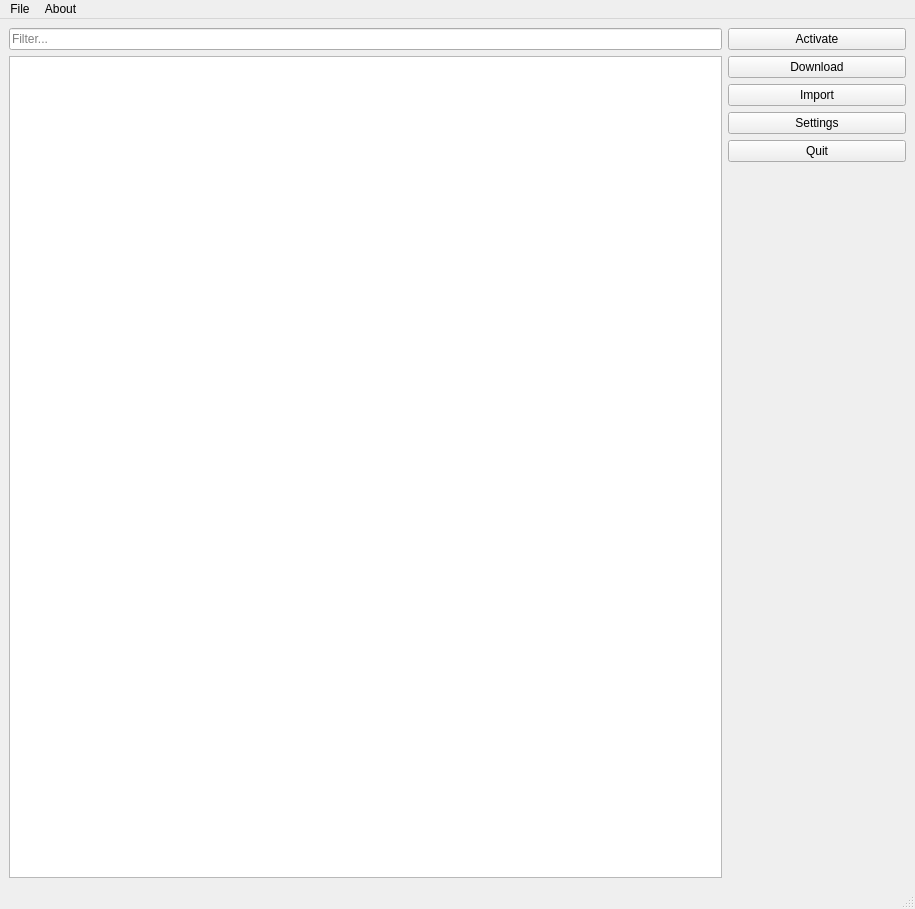
<?xml version="1.0" encoding="UTF-8"?>
<ui version="4.0">
 <class>MainWindow</class>
 <widget class="QMainWindow" name="MainWindow">
  <property name="geometry">
   <rect>
    <x>0</x>
    <y>0</y>
    <width>915</width>
    <height>909</height>
   </rect>
  </property>
  <property name="windowTitle">
   <string>MainWindow</string>
  </property>
  <widget class="QWidget" name="centralwidget">
   <layout class="QHBoxLayout" name="horizontalLayout" stretch="80,20">
    <item>
     <layout class="QVBoxLayout" name="verticalLayout_2">
      <item>
       <widget class="QLineEdit" name="filterModList">
        <property name="placeholderText">
         <string>Filter...</string>
        </property>
       </widget>
      </item>
      <item>
       <widget class="QTableView" name="tableMods">
        <property name="contextMenuPolicy">
         <enum>Qt::ContextMenuPolicy::CustomContextMenu</enum>
        </property>
       </widget>
      </item>
     </layout>
    </item>
    <item>
     <layout class="QVBoxLayout" name="verticalLayout" stretch="0,0,0,0,0">
      <item>
       <widget class="QPushButton" name="buttonActivate">
        <property name="text">
         <string>Activate</string>
        </property>
       </widget>
      </item>
      <item>
       <widget class="QPushButton" name="buttonDownload">
        <property name="text">
         <string>Download</string>
        </property>
       </widget>
      </item>
      <item>
       <widget class="QPushButton" name="buttonImport">
        <property name="text">
         <string>Import</string>
        </property>
       </widget>
      </item>
      <item>
       <widget class="QPushButton" name="buttonSettings">
        <property name="text">
         <string>Settings</string>
        </property>
       </widget>
      </item>
      <item alignment="Qt::AlignmentFlag::AlignTop">
       <widget class="QPushButton" name="buttonQuit">
        <property name="text">
         <string>Quit</string>
        </property>
       </widget>
      </item>
     </layout>
    </item>
   </layout>
  </widget>
  <widget class="QMenuBar" name="menubar">
   <property name="geometry">
    <rect>
     <x>0</x>
     <y>0</y>
     <width>915</width>
     <height>22</height>
    </rect>
   </property>
   <widget class="QMenu" name="menuFile">
    <property name="title">
     <string>File</string>
    </property>
    <addaction name="actionExit"/>
   </widget>
   <widget class="QMenu" name="menuAbout">
    <property name="title">
     <string>About</string>
    </property>
   </widget>
   <addaction name="menuFile"/>
   <addaction name="menuAbout"/>
  </widget>
  <widget class="QStatusBar" name="statusbar"/>
  <action name="actionExit">
   <property name="text">
    <string>Exit</string>
   </property>
  </action>
 </widget>
 <resources/>
 <connections>
  <connection>
   <sender>buttonActivate</sender>
   <signal>clicked()</signal>
   <receiver>MainWindow</receiver>
   <slot>handleMount()</slot>
   <hints>
    <hint type="sourcelabel">
     <x>856</x>
     <y>144</y>
    </hint>
    <hint type="destinationlabel">
     <x>856</x>
     <y>188</y>
    </hint>
   </hints>
  </connection>
  <connection>
   <sender>buttonDownload</sender>
   <signal>clicked()</signal>
   <receiver>MainWindow</receiver>
   <slot>download()</slot>
   <hints>
    <hint type="sourcelabel">
     <x>813</x>
     <y>269</y>
    </hint>
    <hint type="destinationlabel">
     <x>819</x>
     <y>310</y>
    </hint>
   </hints>
  </connection>
  <connection>
   <sender>buttonImport</sender>
   <signal>clicked()</signal>
   <receiver>MainWindow</receiver>
   <slot>importMod()</slot>
   <hints>
    <hint type="sourcelabel">
     <x>830</x>
     <y>402</y>
    </hint>
    <hint type="destinationlabel">
     <x>858</x>
     <y>434</y>
    </hint>
   </hints>
  </connection>
  <connection>
   <sender>buttonSettings</sender>
   <signal>clicked()</signal>
   <receiver>MainWindow</receiver>
   <slot>settings()</slot>
   <hints>
    <hint type="sourcelabel">
     <x>832</x>
     <y>651</y>
    </hint>
    <hint type="destinationlabel">
     <x>875</x>
     <y>686</y>
    </hint>
   </hints>
  </connection>
  <connection>
   <sender>buttonQuit</sender>
   <signal>clicked()</signal>
   <receiver>MainWindow</receiver>
   <slot>quit()</slot>
   <hints>
    <hint type="sourcelabel">
     <x>829</x>
     <y>769</y>
    </hint>
    <hint type="destinationlabel">
     <x>865</x>
     <y>821</y>
    </hint>
   </hints>
  </connection>
  <connection>
   <sender>tableMods</sender>
   <signal>doubleClicked(QModelIndex)</signal>
   <receiver>MainWindow</receiver>
   <slot>handleTableDoubleClick(QModelIndex)</slot>
   <hints>
    <hint type="sourcelabel">
     <x>524</x>
     <y>852</y>
    </hint>
    <hint type="destinationlabel">
     <x>779</x>
     <y>849</y>
    </hint>
   </hints>
  </connection>
  <connection>
   <sender>tableMods</sender>
   <signal>customContextMenuRequested(QPoint)</signal>
   <receiver>MainWindow</receiver>
   <slot>contextMenu(QPoint)</slot>
   <hints>
    <hint type="sourcelabel">
     <x>365</x>
     <y>454</y>
    </hint>
    <hint type="destinationlabel">
     <x>457</x>
     <y>454</y>
    </hint>
   </hints>
  </connection>
  <connection>
   <sender>filterModList</sender>
   <signal>textEdited(QString)</signal>
   <receiver>MainWindow</receiver>
   <slot>updateModListFilter(QString)</slot>
   <hints>
    <hint type="sourcelabel">
     <x>413</x>
     <y>44</y>
    </hint>
    <hint type="destinationlabel">
     <x>457</x>
     <y>454</y>
    </hint>
   </hints>
  </connection>
 </connections>
 <slots>
  <slot>quit()</slot>
  <slot>handleMount()</slot>
  <slot>download()</slot>
  <slot>importMod()</slot>
  <slot>profile()</slot>
  <slot>settings()</slot>
  <slot>handleTableDoubleClick(QModelIndex)</slot>
  <slot>contextMenu(QPoint)</slot>
  <slot>updateModListFilter(QString)</slot>
 </slots>
</ui>
